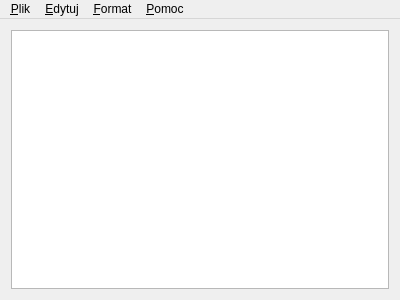
<?xml version="1.0" encoding="UTF-8"?>
<ui version="4.0">
 <class>MainWindow</class>
 <widget class="QMainWindow" name="MainWindow">
  <property name="geometry">
   <rect>
    <x>0</x>
    <y>0</y>
    <width>400</width>
    <height>300</height>
   </rect>
  </property>
  <property name="windowTitle">
   <string>Notatnik</string>
  </property>
  <widget class="QWidget" name="centralWidget">
   <layout class="QHBoxLayout" name="horizontalLayout">
    <item>
     <widget class="QPlainTextEdit" name="plainTextEdit">
      <property name="lineWrapMode">
       <enum>QPlainTextEdit::NoWrap</enum>
      </property>
     </widget>
    </item>
   </layout>
  </widget>
  <widget class="QMenuBar" name="menuBar">
   <property name="geometry">
    <rect>
     <x>0</x>
     <y>0</y>
     <width>400</width>
     <height>20</height>
    </rect>
   </property>
   <widget class="QMenu" name="menuPlik">
    <property name="title">
     <string>&amp;Plik</string>
    </property>
    <addaction name="actionOtw_rz"/>
    <addaction name="separator"/>
    <addaction name="actionZapisz"/>
    <addaction name="actionZapisz_jako"/>
    <addaction name="separator"/>
    <addaction name="actionWyjd"/>
   </widget>
   <widget class="QMenu" name="menuEdytuj">
    <property name="title">
     <string>&amp;Edytuj</string>
    </property>
    <addaction name="actionWytnij"/>
    <addaction name="actionKopiuj"/>
    <addaction name="actionWklej"/>
   </widget>
   <widget class="QMenu" name="menuAbout">
    <property name="title">
     <string>&amp;Pomoc</string>
    </property>
    <widget class="QMenu" name="menuInformacje">
     <property name="title">
      <string>Informacje</string>
     </property>
     <addaction name="actionAutor"/>
     <addaction name="actionStrona"/>
    </widget>
    <addaction name="menuInformacje"/>
   </widget>
   <widget class="QMenu" name="menuFormat">
    <property name="title">
     <string>&amp;Format</string>
    </property>
    <addaction name="actionZawijanie_wierszy"/>
    <addaction name="actionCzcionka"/>
   </widget>
   <addaction name="menuPlik"/>
   <addaction name="menuEdytuj"/>
   <addaction name="menuFormat"/>
   <addaction name="menuAbout"/>
  </widget>
  <action name="actionOtw_rz">
   <property name="text">
    <string>Otwórz...</string>
   </property>
   <property name="shortcut">
    <string>Ctrl+O</string>
   </property>
  </action>
  <action name="actionZapisz">
   <property name="text">
    <string>Zapisz</string>
   </property>
   <property name="shortcut">
    <string>Ctrl+S</string>
   </property>
  </action>
  <action name="actionZapisz_jako">
   <property name="text">
    <string>Zapisz jako...</string>
   </property>
   <property name="shortcut">
    <string>Ctrl+Shift+S</string>
   </property>
  </action>
  <action name="actionWyjd">
   <property name="text">
    <string>Wyjdź</string>
   </property>
   <property name="shortcut">
    <string>Ctrl+Q</string>
   </property>
  </action>
  <action name="actionZawijanie_wierszy">
   <property name="checkable">
    <bool>true</bool>
   </property>
   <property name="text">
    <string>Zawijanie wierszy</string>
   </property>
  </action>
  <action name="actionAutor">
   <property name="text">
    <string>Autor</string>
   </property>
  </action>
  <action name="actionStrona">
   <property name="text">
    <string>Strona</string>
   </property>
  </action>
  <action name="actionWytnij">
   <property name="text">
    <string>Wytnij</string>
   </property>
   <property name="shortcut">
    <string>Ctrl+X</string>
   </property>
  </action>
  <action name="actionKopiuj">
   <property name="text">
    <string>Kopiuj</string>
   </property>
   <property name="shortcut">
    <string>Ctrl+C</string>
   </property>
  </action>
  <action name="actionWklej">
   <property name="text">
    <string>Wklej</string>
   </property>
   <property name="shortcut">
    <string>Ctrl+V</string>
   </property>
  </action>
  <action name="actionCzcionka">
   <property name="text">
    <string>Czcionka</string>
   </property>
  </action>
  <action name="actiontrolo">
   <property name="text">
    <string>trolo</string>
   </property>
  </action>
  <action name="actiona">
   <property name="text">
    <string>a</string>
   </property>
  </action>
 </widget>
 <layoutdefault spacing="6" margin="11"/>
 <resources/>
 <connections/>
</ui>
